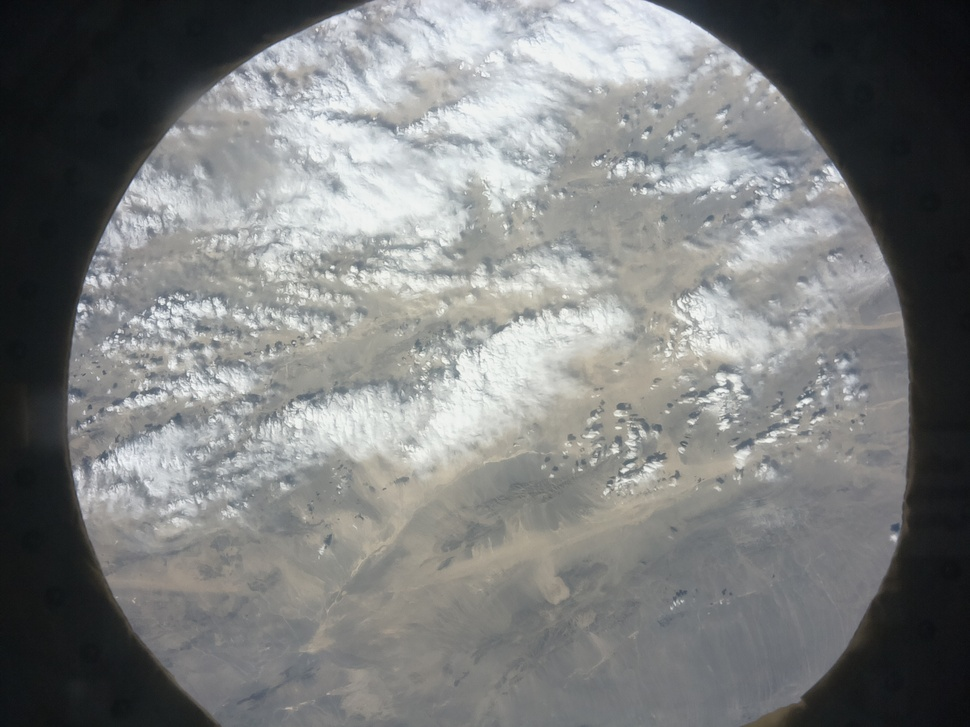
#> input picture photo_001.jpg, 970 x 727 px, shrunk from 2592 x 1944 before the run; its folder holds 4 pictures in this run
$ python main2.py
#> lines starting #> are read from the running program, lines starting #| are printed output that depends on the picture; after the words box and inside, x2 and y2 are one past the last pixel; in counts of white or black regions, pixels touching at a corner belong together; long printed decimals are rounded
import imageio
import numpy as np
import os
import concurrent.futures
import matplotlib


def analyze_image(image_path):
    astropi = imageio.imread(image_path)
    masque_rouge = astropi[:, :, 0] > 130
    masque_vert = astropi[:, :, 1] > 130
    masque_bleu = astropi[:, :, 2] > 130
    masque_ocean_rouge = np.logical_and(astropi[:, :, 0]> 5, astropi[:, :, 0] <85)
    masque_ocean_vert = np.logical_and(astropi[:, :, 1]> 20, astropi[:, :, 1] <85)
    masque_ocean_bleu = np.logical_and(astropi[:, :, 2]> 20, astropi[:, :, 2] <85)

    masque_terre_rouge = np.logical_and(astropi[:, :, 0]>85, astropi[:, :, 0] <130)
    masque_terre_vert = np.logical_and(astropi[:, :, 1]> 85, astropi[:, :, 1] <130)
    masque_terre_bleu = np.logical_and(astropi[:, :, 2]> 85, astropi[:, :, 2] <130)
    masque_final_sky = np.logical_and(masque_rouge, masque_vert, masque_bleu)
    masque_final_sea = np.logical_and(masque_ocean_rouge, masque_ocean_vert, masque_ocean_bleu)
    # peut etre a utiliser masque_final_foret = np.logical_and(masque_foret_rouge, masque_foret_vert, masque_foret_bleu)
    masque_final_terre = np.logical_and(masque_terre_rouge, masque_terre_vert, masque_terre_bleu)
    astropi[masque_final_terre] = [0, 255, 0]
    astropi[masque_final_sea] = [0, 0, 255]
    astropi[masque_final_sky] = [255, 0, 0]
    total = astropi.shape[0] * astropi.shape[1]
    percentage_sea = (np.sum(masque_final_sea)/total)*100
    percentage_sky = (np.sum(masque_final_sky)/total)*100
    percentage_terre = (np.sum(masque_final_terre)/total)*100
    return (image_path,astropi, masque_final_sea, masque_final_terre, masque_final_sky, percentage_sea, percentage_terre, percentage_sky)


def main():
    all_files = os.listdir()
    all_images = []
    processes = []
    result_images = []

    for file in all_files:
        extension = os.path.splitext(file)
        if extension[1] == ".jpg":
            all_images.append(file)
    print(all_images)
    print(len(all_images))
    with concurrent.futures.ProcessPoolExecutor() as executor:

        for i in range(0, len(all_images)-1,os.cpu_count()):
            if (len(all_images)-i) - os.cpu_count() < os.cpu_count():
                for j in range(i, len(all_images)):
                    f1 = executor.submit(analyze_image,all_images[j])
                    processes.append(f1)
                for u in processes:
                    result_images.append(u.result())
                    print(f"got result for secondary {result_images[len(result_images)-1][0]}")
                processes = []
                break
            for y in range(i,i+os.cpu_count()):
                print(y)
                f1 = executor.submit(analyze_image,all_images[y])
                processes.append(f1)
            for u in processes:
                result_images.append(u.result())
                print(f"got result for {result_images[len(result_images)-1][0]}")
            processes = []
#> this loop made 2 passes
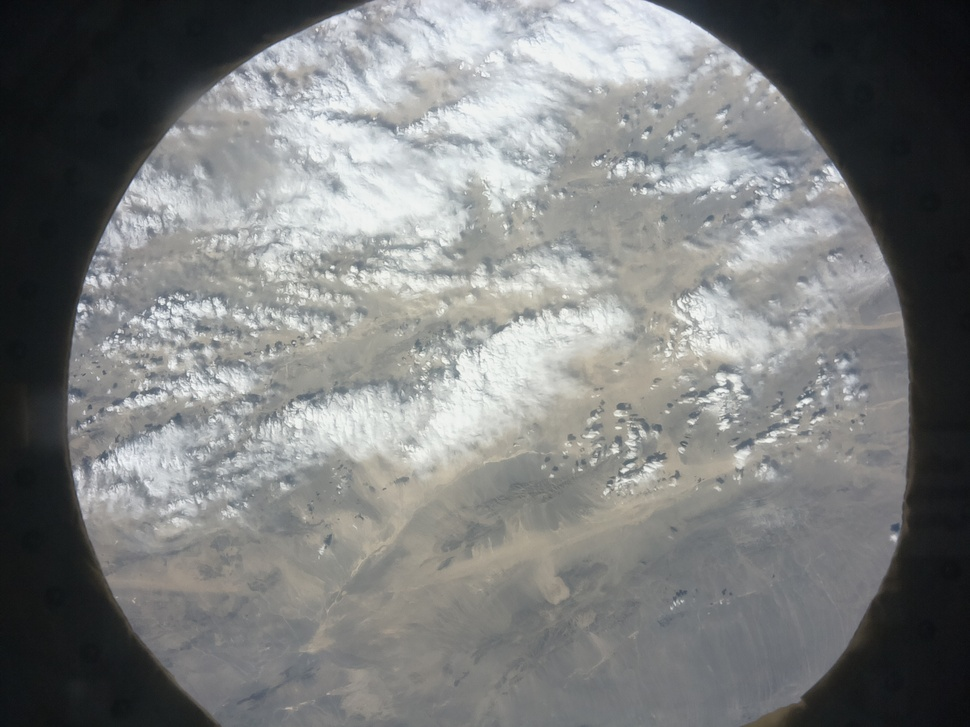
#> input picture photo_001.jpg, 970 x 727 px, shrunk from 2592 x 1944 before the run
#> pass 1, in analyze_image, `masque_rouge = astropi[:, :, 0] > 130`:
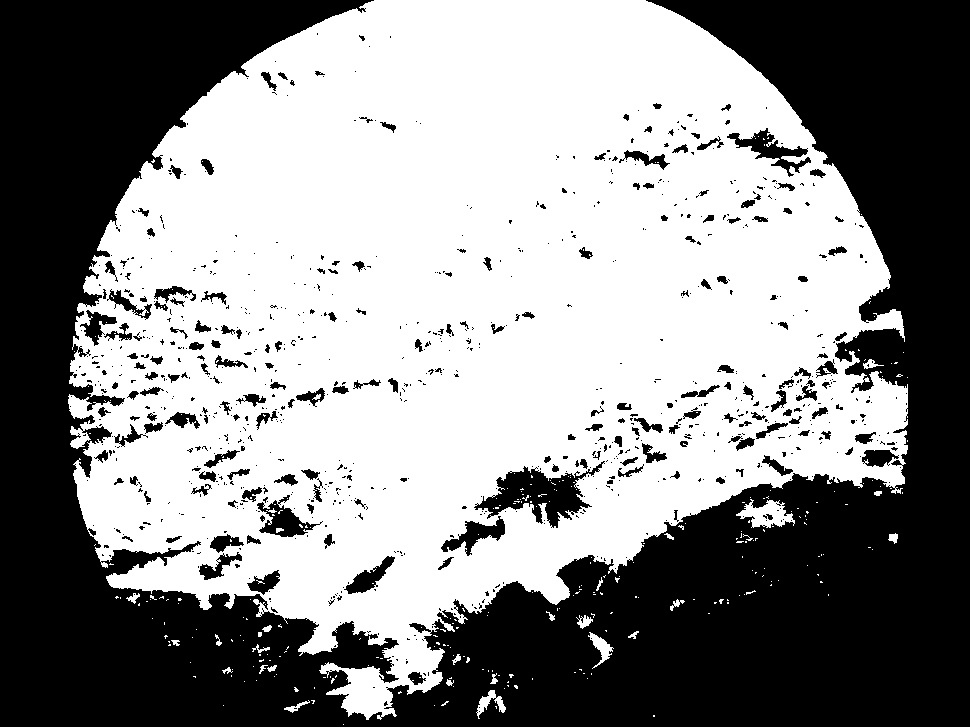
#> masque_rouge: shape (727, 970) bool; 54.9% white; 886 black regions (693 under 20 px), largest, box (x1, y1, x2, y2) and area: (0, 0, 970, 727) 292742, (474, 461, 605, 528) 3460, (727, 128, 811, 177) 1223
#> pass 1, in analyze_image, `masque_bleu = astropi[:, :, 2] > 130`:
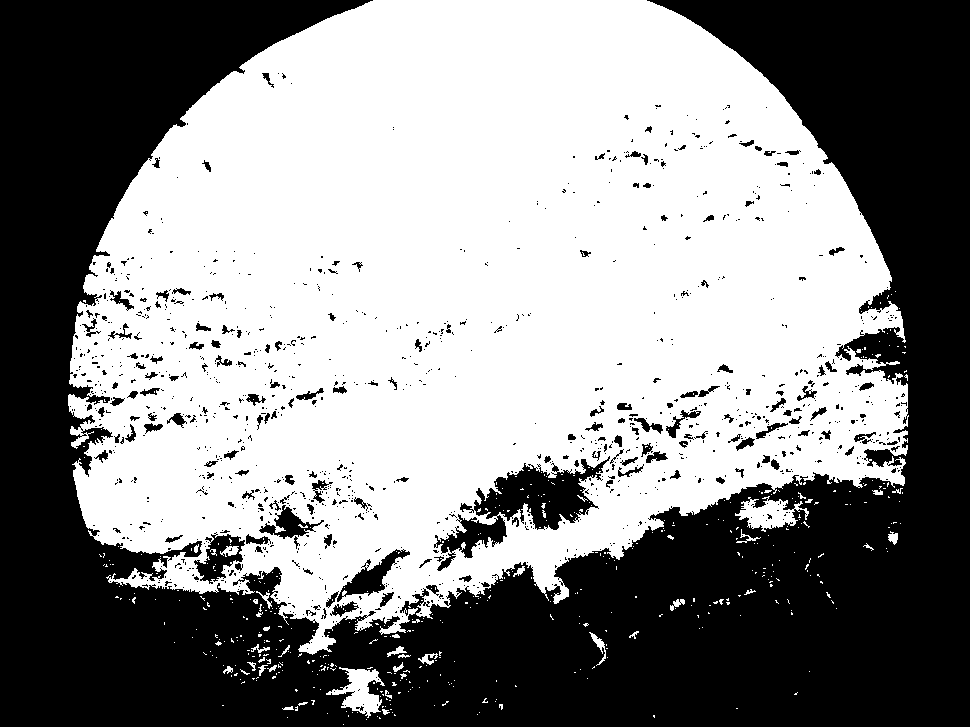
#> masque_bleu: shape (727, 970) bool; 54.2% white; 1138 black regions (973 under 20 px), largest, box (x1, y1, x2, y2) and area: (0, 0, 970, 727) 301383, (434, 456, 610, 571) 6408, (194, 532, 245, 584) 1175
#> pass 1, in analyze_image, `masque_ocean_rouge = np.logical_and(astropi[:, :, 0]> 5, astropi[:, :,..`:
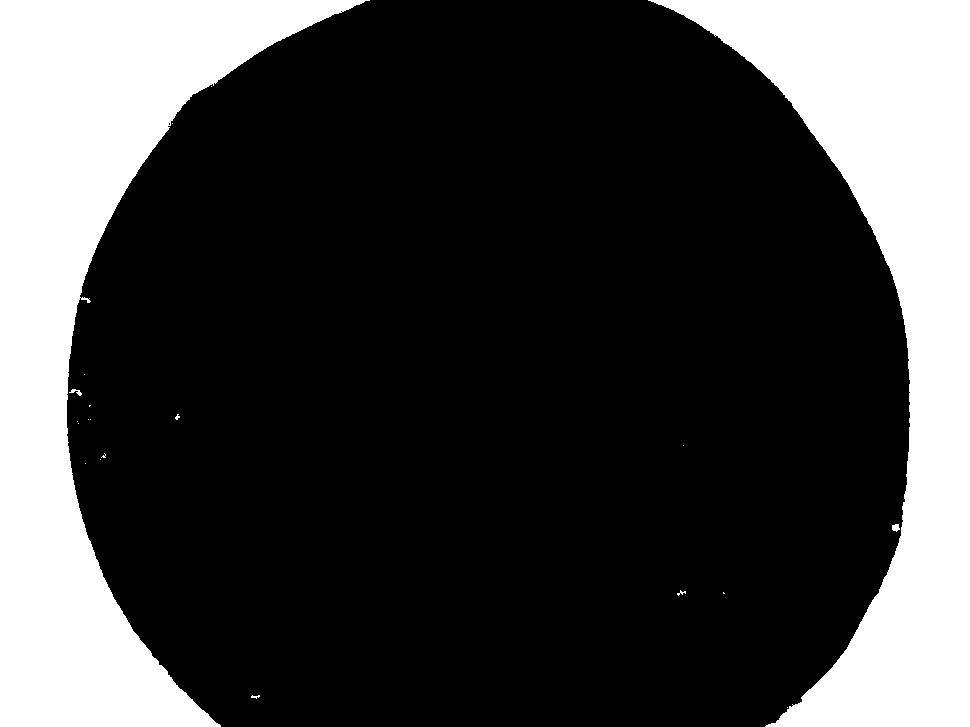
#> masque_ocean_rouge: shape (727, 970) bool; 25.8% white; 21 white regions (15 under 20 px), largest, box (x1, y1, x2, y2) and area: (0, 0, 370, 727) 96257, (648, 0, 970, 727) 85699, (892, 524, 900, 532) 47, (69, 389, 82, 396) 40, (677, 590, 686, 596) 22, (251, 695, 260, 699) 20
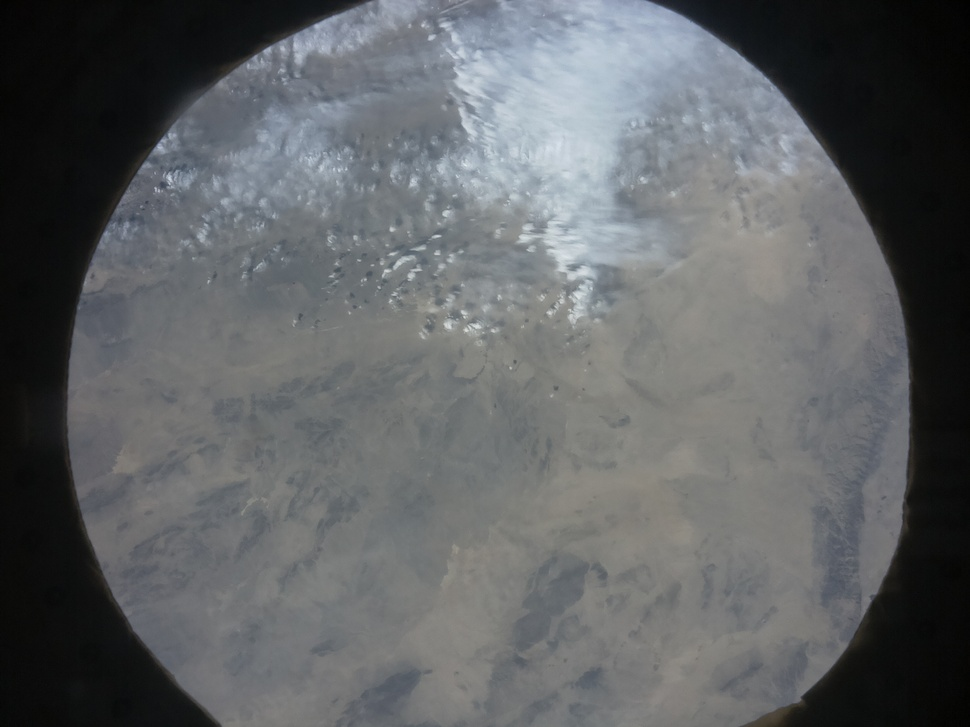
#> input picture photo_003.jpg, 970 x 727 px, shrunk from 2592 x 1944 before the run
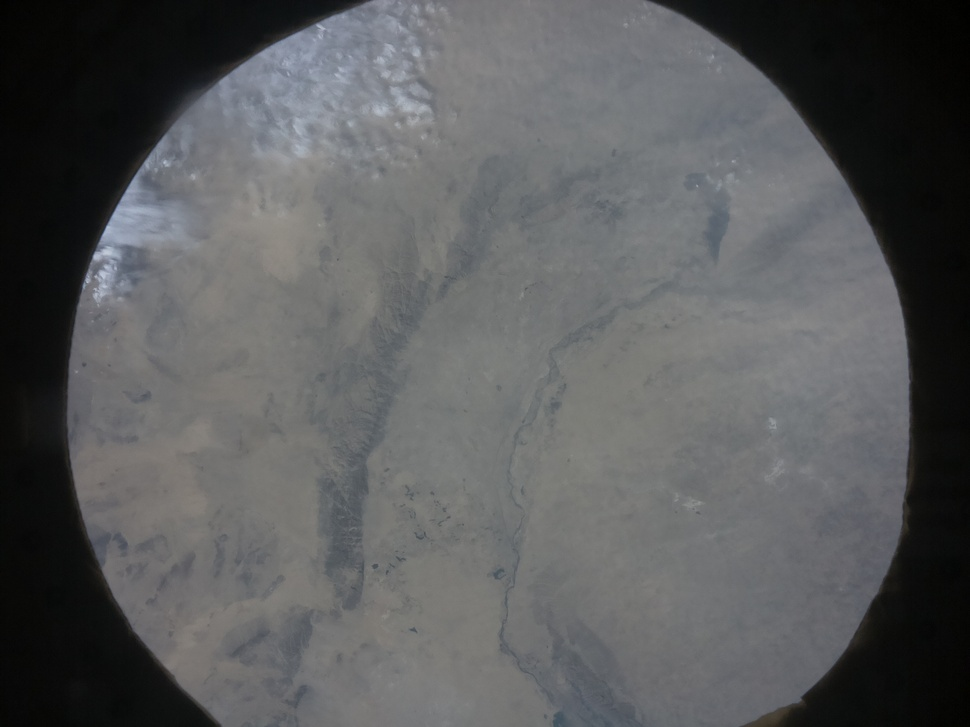
#> input picture photo_004.jpg, 970 x 727 px, shrunk from 2592 x 1944 before the run
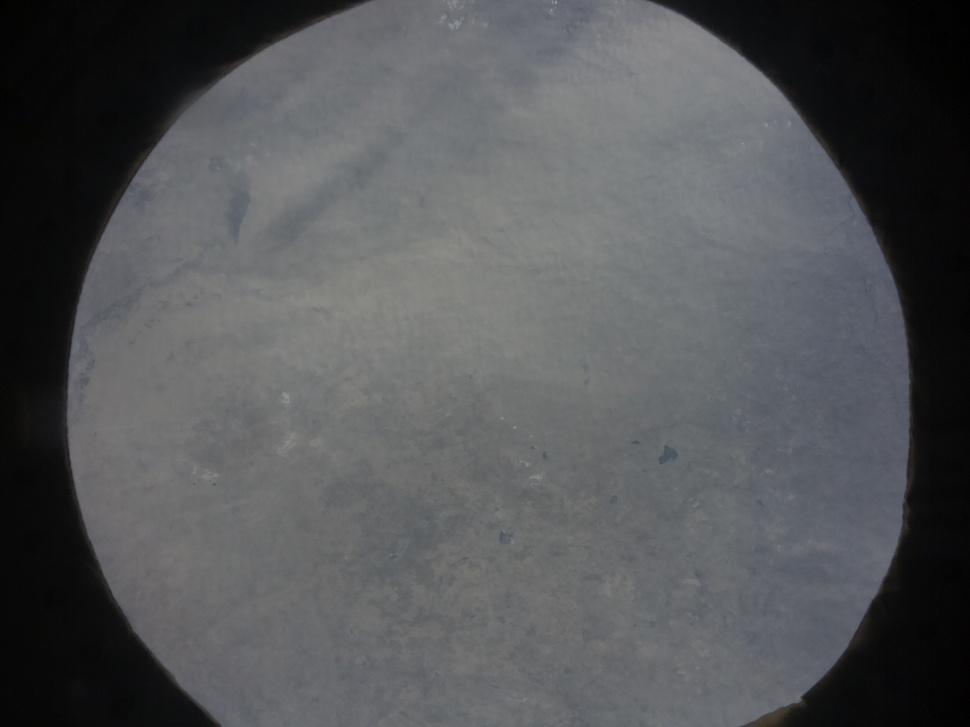
#> input picture photo_005.jpg, 970 x 727 px, shrunk from 2592 x 1944 before the run
#> after the loop, result_images = 4 items
    #print(result_images)
    print(len(result_images))
#| 4
    print(len(all_images))
    sky_per=0
    terre_per=0
    sea_per=0
    for i in range(len(result_images)):
        sky_per+=result_images[i][7]
        terre_per+=result_images[i][6]
        sea_per+=result_images[i][5]
#> this loop made 4 passes
#> (sky_per, terre_per, sea_per) on passes 1 to 4: (54.57, 17.56, 21.07), (74.79, 66.51, 24.74), (79.38, 133.7, 27.52), (81.59, 202.5, 29.83)
#> after the loop, sea_per = 29.83; sky_per = 81.59; terre_per = 202.5
    try:
        sky_per = sky_per/len(result_images)
#> sky_per = 20.4
    except :
        sky_per = 0
    try:
        terre_per=terre_per/len(result_images)
#> terre_per = 50.62
    except :
        terre_per = 0
    try:
        sea_per=sea_per/len(result_images)
#> sea_per = 7.46
    except :
        sea_per = 0
    print(sky_per,terre_per,sea_per)
#| 20.396 50.621 7.458
    #os.mkdir("treated_images")
    albedo = sea_per*0.10+terre_per*0.25+sky_per*0.70
#> albedo = 27.68
    albedo = (albedo/100)*1.30
#> albedo = 0.36
    print(albedo)
#| 0.3598
    """
    for i in result_images[1]:
        print(i)
        #imageio.imwrite("treated_images",i)
    """

    """
    for u in range(len(result_images)):
        imageio.imsave(f"treated_images/image{u}.png", result_images[u][1])
    """
    """
    matplotlib.pyplot.imshow(result_images[10][2])
    matplotlib.pyplot.imshow(result_images[10][3])
    matplotlib.pyplot.imshow(result_images[10][4])
    matplotlib.pyplot.imshow(result_images[16][1])
    """

if __name__ == '__main__':

    main()
